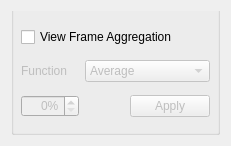
<?xml version="1.0" encoding="UTF-8"?>
<ui version="4.0">
 <class>Form</class>
 <widget class="QWidget" name="Form">
  <property name="geometry">
   <rect>
    <x>0</x>
    <y>0</y>
    <width>231</width>
    <height>146</height>
   </rect>
  </property>
  <property name="windowTitle">
   <string>Form</string>
  </property>
  <layout class="QVBoxLayout" name="verticalLayout">
   <item>
    <widget class="QGroupBox" name="groupBox">
     <property name="styleSheet">
      <string notr="true">QGroupBox{padding-top:15px; margin-top:-20px}</string>
     </property>
     <property name="title">
      <string/>
     </property>
     <layout class="QGridLayout" name="gridLayout">
      <item row="0" column="0" colspan="3">
       <widget class="QCheckBox" name="view_stats">
        <property name="enabled">
         <bool>true</bool>
        </property>
        <property name="text">
         <string>View Frame Aggregation</string>
        </property>
        <property name="checked">
         <bool>false</bool>
        </property>
       </widget>
      </item>
      <item row="1" column="0">
       <widget class="QLabel" name="label">
        <property name="enabled">
         <bool>false</bool>
        </property>
        <property name="text">
         <string>Function</string>
        </property>
       </widget>
      </item>
      <item row="1" column="1" colspan="2">
       <widget class="QComboBox" name="function">
        <property name="enabled">
         <bool>false</bool>
        </property>
        <property name="sizePolicy">
         <sizepolicy hsizetype="Minimum" vsizetype="Fixed">
          <horstretch>0</horstretch>
          <verstretch>0</verstretch>
         </sizepolicy>
        </property>
        <property name="sizeAdjustPolicy">
         <enum>QComboBox::AdjustToContents</enum>
        </property>
        <item>
         <property name="text">
          <string>Average</string>
         </property>
        </item>
        <item>
         <property name="text">
          <string>Maximum</string>
         </property>
        </item>
        <item>
         <property name="text">
          <string>Median</string>
         </property>
        </item>
        <item>
         <property name="text">
          <string>Percentile</string>
         </property>
        </item>
       </widget>
      </item>
      <item row="2" column="0">
       <widget class="QSpinBox" name="percentage">
        <property name="enabled">
         <bool>false</bool>
        </property>
        <property name="alignment">
         <set>Qt::AlignRight|Qt::AlignTrailing|Qt::AlignVCenter</set>
        </property>
        <property name="suffix">
         <string>%</string>
        </property>
        <property name="maximum">
         <number>100</number>
        </property>
       </widget>
      </item>
      <item row="2" column="1">
       <spacer name="horizontalSpacer">
        <property name="orientation">
         <enum>Qt::Horizontal</enum>
        </property>
        <property name="sizeHint" stdset="0">
         <size>
          <width>32</width>
          <height>20</height>
         </size>
        </property>
       </spacer>
      </item>
      <item row="2" column="2">
       <widget class="QPushButton" name="apply_agg">
        <property name="enabled">
         <bool>false</bool>
        </property>
        <property name="text">
         <string>Apply</string>
        </property>
       </widget>
      </item>
     </layout>
    </widget>
   </item>
  </layout>
 </widget>
 <resources/>
 <connections/>
</ui>
